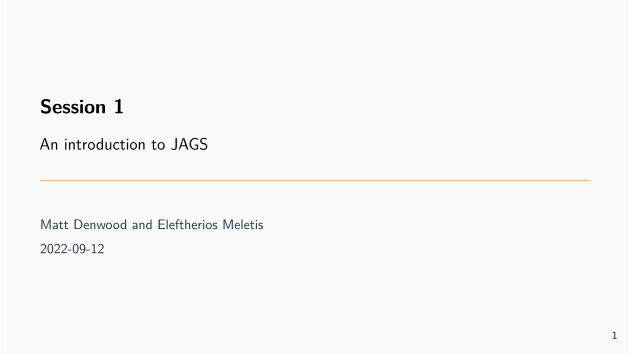

Reproduce this figure in R.
params <-
list(presentation = TRUE)

#' ---
#' title: Session 1
#' subtitle: An introduction to JAGS
#' date: "2022-09-12"
#' author:
#'   - Matt Denwood and Eleftherios Meletis
#' theme: metropolis
#' aspectratio: 169
#' colortheme: seahorse
#' header-includes: 
#'   - \input{preamble}
#' params:
#'   presentation: TRUE
#' output:
#'   beamer_presentation:
#'       pandoc_args: ["-t", "beamer"]
#'       slide_level: 2
#'   html_document: default
#' ---
#' 
## ----setup, include=FALSE-----------------------------------------------------
source("setup.R")

#' 
#' 
#' # Background
#' 
#' 
#' ## Diagnostic test evaluation: with gold standard = simple! {.fragile}
#' 
#' 
## -----------------------------------------------------------------------------
library("tidyverse")
se <- c(1, 0.6)
sp <- c(1, 0.9)
N <- 1000
prevalence <- 0.25

data <- tibble(Status = rbinom(N, 1, prevalence)) %>%
  mutate(Test1 = rbinom(N, 1, se[1]*Status + (1-sp[1])*(1-Status))) %>%
  # Which is the same as:
  mutate(Test1 = Status) %>%
  mutate(Test2 = rbinom(N, 1, se[2]*Status + (1-sp[2])*(1-Status)))

(twoXtwo <- with(data, table(Status, Test2)))

#' 
#' . . .
#' 
## -----------------------------------------------------------------------------
(sensitivity <- twoXtwo[2,2] / sum(twoXtwo[2,1:2]))
(specificity <- twoXtwo[1,1] / sum(twoXtwo[1,1:2]))

#' 
#' 
#' ## Diagnostic test evaluation: no gold standard
#' 
#' Now we have both values of sensitivity and specificity <1...
#' 
## -----------------------------------------------------------------------------
se <- c(0.9, 0.6)
sp <- c(0.95, 0.9)
N <- 1000
prevalence <- 0.25

data <- tibble(Status = rbinom(N, 1, prevalence)) %>%
  mutate(Test1 = rbinom(N, 1, se[1]*Status + (1-sp[1])*(1-Status))) %>%
  mutate(Test2 = rbinom(N, 1, se[2]*Status + (1-sp[2])*(1-Status)))

with(data, table(Status, Test1))
with(data, table(Status, Test2))

#' 
#' ---
#' 
#' In real life we don't know what `Status` is...
#' 
## -----------------------------------------------------------------------------
(twoXtwo <- with(data, table(Test1, Test2)))

(sensitivity_1 <- twoXtwo[2,2] / sum(twoXtwo[1:2,2]))
(sensitivity_2 <- twoXtwo[2,2] / sum(twoXtwo[2,1:2]))
(specificity_1 <- twoXtwo[1,1] / sum(twoXtwo[1:2,1]))
(specificity_2 <- twoXtwo[1,1] / sum(twoXtwo[1,1:2]))

#' . . .
#' 
#' So we will *always* under-estimate the Se and Sp of both tests!
#' 
#' ## The solution
#' 
#' - We need to assess the sensitivity and specificity of both tests against the true (but unknown) `Status` of each individual
#' 
#' - This unknown `Status` is called the `latent class`
#'   - Therefore we need to run a `latent class model` ...
#' 
#' . . .
#' 
#' - How can we implement a latent class model?
#'   - Frequentist statistical methods:
#'       - possible, but difficult
#'   - Bayesian statistical methods:
#'       - easier and much more commonly done!
#' 
#' 
#' ## Learning outcomes
#' 
#' By the end of the course you should be able to:
#' 
#' - Understand what a latent class model is, and how they can be used for diagnostic test evaluation
#' 
#' - Run basic latent class models using R and JAGS for real-world problems
#' 
#' - Interpret the results
#' 
#' - Understand the nuances and complexities associated with these types of analysis and the interpretation of the `latent class`
#' 
#' # Revision
#' 
#' ## Bayes Rule
#' 
#' Bayes' theorem is at the heart of Bayesian statistics:
#' 
#' $$P(\theta|Y) = \frac{P(\theta)\times P(Y|\theta)}{P(Y)}$$
#' 
#' . . .
#' 
#' Where:  $\theta$ is our parameter value(s);
#' 
#' $Y$ is the data that we have observed;
#' 
#' $P(\theta|Y)$ is the posterior probability of the parameter value(s);
#' 
#' $P(\theta)$ is the prior probability of the parameters;
#' 
#' $P(Y|\theta)$ is the likelihood of the data given the parameters value(s);
#' 
#' $P(Y)$ is the probability of the data, integrated over parameter space.
#' 
#' ---
#' 
#' - In practice we usually work with the following:
#' 
#' $$P(\theta|Y) \propto P(\theta)\times P(Y|\theta)$$
#' 
#' . . .
#' 
#' - Our Bayesian posterior is therefore always a combination of the likelihood of the data, and the parameter priors
#' 
#' - But for more complex models the distinction between what is 'data' and 'parameters' can get blurred!
#' 
#' ## MCMC
#' 
#' - A way of obtaining a numerical approximation of the posterior
#' 
#' - Highly flexible
#' 
#' - Not inherently Bayesian but most widely used in this context
#' 
#' - Assessing convergence is essential, otherwise we may not be summarising the true posterior
#' 
#' - Our chains are correlated so we need to consider the effective sample size
#' 
#' ## Bayesian MCMC vs Frequentist ML
#' 
#' Advantages:
#' 
#' - Very flexible modelling framework
#' - More natural interpretation of confidence intervals (credible intervals)
#' - Ability to incorporate prior information
#' 
#' . . .
#' 
#' Disadvantages:
#' 
#' - More computationally intensive
#' - More emphasis on the practictioner to ensure the output is reliable
#' - Requirement to incorporate prior information
#' 
#' 
#' ## Everyone up to speed?
#' 
#' Any questions so far?  
#' 
#' Anything unclear?
#' 
#' 
#' ## Practical points
#' 
#' Each session has 2 versions:
#' 
#' - .html = the main file for you guys (includes exercises + solutions, code is copy/pasteable)
#' 
#' - .pdf = presentation (probably best to ignore this as the html has the same content)
#' 
#' . . .
#' 
#' Other files (e.g. data) required for a specific session will be in the same folders as the .html files
#' 
#' . . . 
#' 
#' You should completely ignore the ignore_this_folder folders!!
#' 
#'   
#' # Session 1: A practical introduction to MCMC
#' 
#' ## MCMC in Practice
#' 
#' - We can write a Metropolis algorithm ourselves, but this is complex and inefficient
#' 
#' - There are a number of general purpose languages that allow us to define the problem and leave the details to the software:
#' 
#'   * WinBUGS/OpenBUGS
#'     * Bayesian inference Using Gibbs Sampling
#'   * JAGS
#'     * Just another Gibbs Sampler
#'   * Stan
#'     * Named in honour of Stanislaw Ulam, pioneer of the Monte Carlo method
#' 
#' ## JAGS
#' 
#' - JAGS uses the BUGS language
#' 
#'   * This is a declarative (non-procedural) language
#'   * The order of statements does not matter
#'   * The compiler converts our model syntax into an MCMC algorithm with appropriately defined likelihood and prior
#'   * You can only define each variable once!!!
#' 
#' . . .
#' 
#' - Different ways to run JAGS from R:
#' 
#'   - rjags, runjags, R2jags, jagsUI
#' 
#' - See http://runjags.sourceforge.net/quickjags.html
#'   * This is also in the GitHub folder
#' 
#' ---
#' 
#' A simple JAGS model might look like this:
#' 
## ----include=FALSE------------------------------------------------------------
model_definition <- "model{
  # Likelihood part:
  Positives ~ dbinom(prevalence, N)
  
  # Prior part:
  prevalence ~ dbeta(1, 1)
  
  # Hooks for automatic integration with R:
  #data# Positives, N
  #monitor# prevalence
  #inits# prevalence
}
"
cat(model_definition, file='basicjags.txt')

#' 
## ----comment='', echo=FALSE---------------------------------------------------
cat(model_definition, sep='\n')

#' 
#' ---
#' 
#' There are two model statements:
#' 
#' - The first:
## ----eval=FALSE---------------------------------------------------------------
## Positives ~ dbinom(prevalence, N)

#' states that the number of `Positive` test samples is Binomially distributed with probability parameter `prevalence` and total trials `N`
#' 
#' . . .
#' 
#' - The second:
## ----eval=FALSE---------------------------------------------------------------
## prevalence ~ dbeta(1,1)

#' states that our prior probability distribution for the parameter `prevalence` is Beta(1,1), which is the same as Uniform(0,1)
#' 
#' . . .
#' 
#' These are very similar to the likelihood and prior functions defined in the preparatory exercise (although this prior is less informative)
#' 
#' ---
#' 
#' The other lines in this model:
#' 
## ----eval=FALSE---------------------------------------------------------------
## #data# Positives, N
## #monitor# prevalence
## #inits# prevalence

#' are automated hooks that are only used by runjags
#' 
#' . . .
#' 
#' Compared to our Metropolis algorithm, this JAGS model is:
#' 
#'   * Eaiser to write and understand
#'   * More efficient (lower autocorrelation)
#'   * Faster to run
#' 
#' ---
#' 
#' To run this model, copy/paste the code above into a new text file called "basicjags.txt" in the same folder as your current working directory.  Then run:
#' 
## -----------------------------------------------------------------------------
library('runjags')

# data to be retrieved by runjags
Positives <- 70
N <- 100

# initial values to be retrieved by runjags:
prevalence <- list(chain1=0.05, chain2=0.95)

#' 
## ----include=FALSE------------------------------------------------------------
runjags.options(silent.jags=TRUE)

#' 
## ----message=FALSE, warning=FALSE, results='hide'-----------------------------
results <- run.jags('basicjags.txt', n.chains=2, burnin=5000, sample=10000)

#' 
#' . . .
#' 
#' NOTE: if you have R version 4.2.x and runjags version 2.2.1 then you will see some warnings here - they can be ignored!
#' 
#' First check the plots for convergence:
#' 
## ----eval=FALSE, include=TRUE-------------------------------------------------
## plot(results)

#' 
## ----include=FALSE------------------------------------------------------------
pt <- plot(results)

#' 
#' ---
#' 
#' Trace plots: the two chains should be stationary:
#' 
## ----echo=FALSE---------------------------------------------------------------
print(pt[[1]])

#' 
#' ---
#' 
#' ECDF plots: the two chains should be very close to each other:
#' 
## ----echo=FALSE---------------------------------------------------------------
print(pt[[2]])

#' 
#' ---
#' 
#' Histogram of the combined chains should appear smooth:
#' 
## ----echo=FALSE---------------------------------------------------------------
print(pt[[3]])

#' 
#' ---
#' 
#' Autocorrelation plot tells you how well behaved the model is:
#' 
## ----echo=FALSE---------------------------------------------------------------
print(pt[[4]])

#' 
#' ---
#' 
#' Note:  for multiple parameters, use the 'back' button to cycle through plots!
#' 
#' . . .
#' 
#' Then check the effective sample size and Gelman-Rubin statistic:
#' 
## -----------------------------------------------------------------------------
results

#' 
#' 
#' Reminder:  we want SSeff > 1000 and psrf < 1.05
#' 
#' 
#' ## Introduction to practical sessions
#' 
#' Each practical session will consist of:
#' 
#'   1. Some general/philosophical points to consider
#'   2. One or more practical exercises to complete
#'   3. One or more additional (optional) exercise for those that finish the main exercise early
#' 
#' . . .
#' 
#' Consideration points are given in the PDF
#' 
#' The exercises (and solutions) are only in the HTML versions
#' 
#' - - -
#' 
#' - We have approximately 30-60 mins per practical session
#'   - If you need help just ask!
#'   - Otherwise we will walk around to see how you are getting on!
#' 
#' 
#' # Practical Session 1
#' 
#' ## Points to consider
#' 
#' 1. What are the advantages and disadvantages of Bayesian MCMC relative to more standard frequentist likelihood-based methods?
#' 
#' 2. `Identifiability` refers to the ability of a model to extract useful information from a dataset for a particular set of parameters. What 3 things affect whether or not a model/parameter will be identifiable?
#' 
#' The exercises (and solutions) can be found in Session_1.html!
#' 
#' 
#' `r if(params$presentation) {"\\begin{comment}"}`
#' 
#' ## Exercise 1 {.fragile}
#' 
#' Follow these steps to run the basic JAGS model given above:
#' 
#' - Create a new text file in RStudio by clicking on `File` then `New File` then `Text file`
#' 
#' - Copy the following model definition into this text file:
#' 
## ----comment='', echo=FALSE---------------------------------------------------
cat(model_definition, sep='\n')
cat(model_definition, sep='\n', file='basicjags.txt')

#' 
#' - Save the file as `basicjags.txt` in a folder where you can find it again
#' 
#' - Set your R working directory to the same folder, by clicking on `Session` then `Set Working Directory` then `Choose Directory` and choosing the folder location
#' 
#' - Create a new R file in RStudio by clicking on `File` then `New File` then `R script`, and save the file as e.g. `Session 1 exercises.R` in the same folder
#' 
#' - Copy and paste the following R code into this R script file:
#' 
## ----eval=FALSE---------------------------------------------------------------
## library('runjags')
## 
## # data to be retrieved by runjags
## Positives <- 70
## N <- 100
## 
## # initial values to be retrieved by runjags:
## prevalence <- list(chain1=0.05, chain2=0.95)
## 
## # run the model:
## results <- run.jags('basicjags.txt', n.chains=2, burnin=5000, sample=10000)
## 
## # check convergence based on trace plots:
## plot(results)
## 
## # check effective sample size and psrf, and then interpret results:
## results

#' 
#' - Take your time to play around with this code and make sure that (1) it works, and (2) you know what is going on
#' 
#' - Change the initial values for prevalence to 0.5 in both chains. Does it make a difference to the output?
#' 
#' - Change the number of samples to e.g. 50000 or 100 - what difference does this make?
#' 
#' - Ask for help if you have problems!
#' 
#' 
#' ### Solution 1 {.fragile}
#' 
#' The result of running your R code should look like this (where lines starting with `##` show the output of running that line of code):
#' 
## -----------------------------------------------------------------------------
# run the model:
results <- run.jags('basicjags.txt', n.chains=2, burnin=5000, sample=10000)

# Note: this is only commented out to save space in the exercise file!
# plot(results)

# check convergence and effective sample size, and then interpret results:
results

#' 
## ----echo=FALSE---------------------------------------------------------------
cleanup <- c(cleanup, "basicjags.txt")

#' 
#' Convergence is assessed in two ways:  firstly from the trace plots, and secondly from the psrf (which is the Gelman-Rubin statistic).  The effective sample size is SSeff.  Once you are happy that the model has converged and has enough of a sample size, then you can interpret the results (typically median and 95% confidence interval estimates).
#' 
#' We can change the initial values like so:
#' 
## -----------------------------------------------------------------------------
# initial values to be retrieved by runjags:
prevalence <- list(chain1=0.5, chain2=0.5)

# run the model:
results <- run.jags('basicjags.txt', n.chains=2, burnin=5000, sample=10000)

# Note: this is only commented out to save space in the exercise file!
# plot(results)
# check convergence and effective sample size, and then interpret results:
results

#' 
#' This only makes a very small difference to the inference, because the model converges (and we remove burnin) in either case. The posteriors being independent of the initial values is a key assumption of using MCMC!  But remember that there will always be a small difference because MCMC is an inherently random method.  We just need to make sure that the effective sample size is high enough that this inherent randomness does not impact our inference (at least not when rounding to a sensible number of significant figures!).
#' 
#' Increasing the number of samples to 50000 improves the effective sample size, and therefore reduces the small random changes in the posterior inference, but also takes longer to run.  Reducing the number of samples to 100 results in an effective sample size that is too small and therefore we get unreliable estimates that change every time the model is run!
#' 
#' ## Exercise 2 {.fragile}
#' 
#' We can fit the same model using frequentist maximum likelihood methods like this:
#' 
## -----------------------------------------------------------------------------
Positives <- 70
N <- 100

# We can time how long this takes manually:
system.time({
  # The equivalent model to JAGS:
  freq_model <- glm(cbind(Positives, N-Positives) ~ 1, family=binomial)
})

# The intercept of the GLM is on the logit scale, so we need to take the inverse logit transform to get the prevalence:
plogis(coef(freq_model))
plogis(confint(freq_model))

## ----echo=FALSE---------------------------------------------------------------
med1 <- as.numeric(summary(results)["prevalence","Median"])

#' 
#' Compare the results from the JAGS model and the frequentist model:
#'   - Are there any differences in the inference?
#'   - What about if you change the data to 7 positives out of 10?
#'   - Are there any practical differences between JAGS and standard GLM models?
#'   
#' Change the priors for the JAGS model from Beta(1,1) to Beta(20,1)
#'   - How does this affect the inference?
#' 
#' 
#' ### Solution 2 {.fragile}
#' 
#' The prevalence estimate and 95% CI from the frequentist method is `r round(plogis(coef(freq_model)),2)` (`r round(plogis(confint(freq_model))[1],2)` - `r round(plogis(confint(freq_model))[2],2)`).  The equivalent estimates from the Bayesian method are:
#' 
## -----------------------------------------------------------------------------
summary(results)["prevalence", c("Median","Lower95","Upper95")]

#' 
#' These are extremely close to each other in this case, although the same is not true with a smaller sample size:
#' 
## -----------------------------------------------------------------------------
Positives <- 7
N <- 10

# Frequentist analysis:
freq_model <- glm(cbind(Positives, N-Positives) ~ 1, family=binomial)
plogis(coef(freq_model))
plogis(confint(freq_model))

# Bayesian analysis:
results <- run.jags('basicjags.txt', n.chains=2, burnin=5000, sample=10000)

# Note: this is only commented out to save space in the exercise file!
# plot(results)
results

## ----echo=FALSE---------------------------------------------------------------
med2 <- as.numeric(summary(results)["prevalence","Median"])

#' 
#' Notice that the median estimate for the Bayesian model has shifted from `r med1` to `r med2`, despite the maximum likelihood estimate remaining the same (0.7). This is due to the relatively larger impact of priors with smaller datasets.  All Bayesian models *must* include priors - even when you don't want to. We will return to this concept later today.
#' 
#' There is also a conceptual difference in the interpretation of the confidence intervals vs credible intervals - this is actually much easier when you are Bayesian!
#' 
#' The major downside of using MCMC is that it takes longer to run (glm runs in a few thousands of a second, whereas JAGS takes a few tenths of a second).  The other downside is that you have to check convergence and effective sample size manually, which is not the case for using glm().
#' 
#' 
#' ## Exercise 3 {.fragile}
#' 
#' Up to now we have ignored issues of diagnostic test sensitivity and specificity.  Usually, however, we do not have a perfect test, so we do not know how many are truly positive or truly negative, rather than just testing positive or negative.  But we know that:
#' 
#' $$Prev_{obs} = (Prev_{true}\times Se) + ((1-Prev_{true})\times (1-Sp))$$
#' $$\implies Prev_{true} = \frac{Prev_{obs}-(1-Sp)}{Se-(1-Sp)}$$
#' 
#' [The second equation assumes that the observed prevalence and sensitivity are both higher than 1 minus the specificity!]
#' 
#' Using JAGS allows us to add this additional complexity to our models by including a parameter for true prevalence that is related to observed prevalence by sensitivity and specificity parameters:
#' 
## ----include=FALSE------------------------------------------------------------
model_definition_obsprev <- "model{
  # Likelihood part:
  Positives ~ dbinom(observed_prevalence, N)
  
  # Intermediate calculations:
  observed_prevalence <- sensitivity * prevalence + (1-specificity) * (1-prevalence)
  
  # Prior part:
  sensitivity ~ dbeta(1, 1)
  specificity ~ dbeta(1, 1)
  prevalence ~ dbeta(1, 1)
  
  # Hooks for automatic integration with R:
  #data# Positives, N
  #monitor# prevalence, sensitivity, specificity, observed_prevalence
  #inits# prevalence, sensitivity, specificity
}
"
cat(model_definition_obsprev, file='obsprevmodel.txt')

#' 
## ----comment='', echo=FALSE---------------------------------------------------
cat(model_definition_obsprev, sep='\n')
cleanup <- c(cleanup, "obsprevmodel.txt")

#' 
#' Copy this model to "obsprevmodel.txt" and run it yourself in JAGS.  Here is some additional R code that you will need:
#' 
## ---- eval=FALSE--------------------------------------------------------------
## Positives <- 70
## N <- 100
## 
## # initial values to be retrieved by runjags:
## prevalence <- list(chain1=0.05, chain2=0.95)
## sensitivity <- list(chain1=0.95, chain2=0.05)
## specificity <- list(chain1=0.05, chain2=0.95)

#' 
#' - Make sure that the chains have converged and that your effective sample size is sufficient. Remember that now you have multiple monitored variables, so you need to cycle through the plots using the *back* and *forward* arrows on the plot window. The very last plot is a cross-correlation plot, which shows the pairwise correlation between the estimated parameter values. What do you notice about this?
#' 
#' - Look at the posteriors for the 4 parameters of interest.  What do you notice about identifiability?
#' 
#' - Now set the sensitivity and specificity parameters to fixed values of 80% and 99% by commenting out the `sensitivity ~ dbeta(1, 1)` line and adding `sensitivity <- 0.8` in the model, and similarly commenting out the `specificity ~ dbeta(1, 1)` line and adding `specificity <- 0.99` in the model (you will also need to remove sensitivity and specificity from the #inits# line). What happens to identifiability now?
#' 
#' 
#' ### Solution 3 {.fragile}
#' 
## -----------------------------------------------------------------------------
Positives <- 70
N <- 100

# initial values to be retrieved by runjags:
prevalence <- list(chain1=0.05, chain2=0.95)

# run the model:
results <- run.jags('obsprevmodel.txt', n.chains=2, burnin=5000, sample=10000)

# Note: this is only commented out to save space in the exercise file!
# plot(results)
# check convergence and effective sample size, and then interpret results:
results

#' 
#' Convergence is OK and the sample size is sufficient for all parameters. The cross-correlation plot shows that the observed_prevalence parameter estimates are not correlated with those of the other parameters (green colours). However, the prevalence, sensitivity and specificity all show positive cross-correlation (yellow colours). Non-zero (i.e. either negative or positive) cross-correlation between parameters is a symptom of reduced identifiability of these parameters within the model. This is what causes the lower SSeff for these parameters relative to the observed prevalence parameter.
#' 
#' The posterior for `observed_prevalence` is the same as for `prevalence` in the old model.  But the posteriors for the new (true) `prevalence`, `sensitivity` and `specificity` are extremely wide!  The model is only able to identify the `observed_prevalence`, and not the other three parameters.  This is also reflected in the effective sample sizes.  There is simply not enough information to disentangle them - persuade yourself this is true by considering the following possibilities:
#' 
#'   - Is prevalence zero but the test is not very specific?
#'   - Is prevalence 100% but the test is not very sensitive?
#'   - Or anywhere in between?
#' 
#' The answer is that all are possible.  But we can make prevalence identifiable by fixing sensitivity and specificity:
#' 
## ----include=FALSE------------------------------------------------------------
model_definition_obsprev <- "model{
  # Likelihood part:
  Positives ~ dbinom(observed_prevalence, N)
  
  # Intermediate calculations:
  observed_prevalence <- sensitivity * prevalence + (1-specificity) * (1-prevalence)
  
  # Prior part:
  #sensitivity ~ dbeta(1, 1)
  #specificity ~ dbeta(1, 1)
  sensitivity <- 0.8
  specificity <- 0.99
  prevalence ~ dbeta(1, 1)

  # Hooks for automatic integration with R:
  #data# Positives, N
  #monitor# prevalence, sensitivity, specificity, observed_prevalence
  #inits# prevalence
}
"
cat(model_definition_obsprev, file='obsprevmodel_fixsesp.txt')

#' 
## ----comment='', echo=FALSE---------------------------------------------------
cat(model_definition_obsprev, sep='\n')
cleanup <- c(cleanup, "obsprevmodel_fixsesp.txt")

#' 
## -----------------------------------------------------------------------------
results <- run.jags('obsprevmodel_fixsesp.txt', n.chains=2, burnin=5000, sample=10000)
results

#' Note that the true prevalence is estimated to be higher than the observed prevalence, because the test has a relatively low sensitivity.
#' 
#' If we don't want to fix sensitivity/specificity at specific values (which is generally a bad idea!) then we can give them a strong prior instead.  We will come back to this idea later!
#' 
#' 
#' 
#' ## Optional Exercise A {.fragile}
#' 
#' - Change the number of chains to 1 and 4
#'   
#'   * Remember that you will also need to change the initial values
#'   * What affect does having different numbers of chains have?
#' 
#' - Try using the `run.jags` argument `method='parallel'` - what affect does this have?
#' 
#' 
#' ### Solution A {.fragile}
#' 
#' The chains argument can be any positive integer, but you need to make sure that the number of initial values provided is consistent.  For example:
#' 
## -----------------------------------------------------------------------------
prevalence <- list(chain1=0.05)
sensitivity <- list(chain1=0.95)
specificity <- list(chain1=0.05)

results1 <- run.jags('obsprevmodel.txt', n.chains=1)
results1

prevalence <- list(chain1=0.05, chain2=0.4, chain3=0.6, chain4=0.95)
sensitivity <- list(chain1=0.95, chain2=0.75, chain3=0.25, chain4=0.05)
specificity <- list(chain1=0.05, chain2=0.25, chain3=0.75, chain2=0.95)
results4 <- run.jags('obsprevmodel.txt', n.chains=4)
results4

#' 
#' There are two differences:  firstly it is not possible to assess the psrf with only 1 chain (and it is harder to assess convergence generally), and secondly the effective sample size is higher with more chains as the samples are pooled (e.g. 10000 samples from 4 chains is 40000 samples).  So more chains is better.
#' 
#' The downside is that more chains take longer to run.  But we can offset this by parallelising:
#' 
## -----------------------------------------------------------------------------
results4p <- run.jags('obsprevmodel.txt', n.chains=4, method='parallel')
results4p

#' 
#' Each chain is run in parallel, so as long as you have at least as many processors as chains then you will reduce the run time.  [Note: the run time is not reduced for this example because the model already runs very quickly and there is a small fixed overhead cost with parallelising chains, but for models that take longer to run you would see a benefit]
#'   
#' There are a large number of other options to runjags.  Some highlights:
#' 
#'   - The method can be parallel or background or bgparallel
#'   - You can use extend.jags to continue running an existing model (e.g. to increase the sample size)
#'   - You can use coda::as.mcmc.list to extract the underlying MCMC chains (for one more more partially matched variable name)
#'   - You can use the summary() method to extract summary statistics (for one more more partially matched variable name)
#'     * See `?summary.runjags` and `?runjagsclass` for more information
#' 
#' ## Optional excersie B {.fragile}
#' 
#' There are three other ways of writing this type of model.  Using the simplest model as a template:
#' 
## ----comment='', echo=FALSE---------------------------------------------------
cat(model_definition, sep='\n')

#' 
#' We can replace:
#' 
## ---- eval=FALSE--------------------------------------------------------------
## Positives ~ dbinom(prevalence, N)

#' 
#' with:
#' 
## ---- eval=FALSE--------------------------------------------------------------
## for(i in 1:N){
##   Result[i] ~ dbern(prevalence)
## }

#' 
#' or:
#' 
## ---- eval=FALSE--------------------------------------------------------------
## for(i in 1:N){
##   NegativePositive[i] ~ dcat(prevalence[1:2])
## }
## observed_probabilities[2] <- prevalence
## observed_probabilities[1] <- 1 - prevalence

#' 
#' or:
#' 
## ---- eval=FALSE--------------------------------------------------------------
## Tally[1:2] ~ dmulti(observed_probabilities[1:2], N)
## 
## observed_probabilities[2] <- prevalence
## observed_probabilities[1] <- 1 - prevalence

#' 
#' In each case the data is different:
#' - `dbern` needs the response to be a vector of 0 and 1 reflecting test results for individuals, but uses the same probability as dbinom
#' - `dcat` needs the response to be a vector of 1 and 2 reflecting the outcome (1=negative, 2=positive) of the test, and uses a pair of probabilities reflecting the probability of being negative and probability of being positive
#' - `dmulti` needs the response to be a Tally of the total number of negative tests and positive tests, and uses the same pair of probabilities as `dcat`
#' 
#' Try to implement these models in JAGS, and see what difference it makes to (a) the model inference, and (b) the amount of time that the model takes to run.
#' 
#' What are the advantages and disadvantages of each approach?
#' 
#' ### Solution B {.fragile}
#' 
#' Here is the model for dbern:
#' 
## ----include=FALSE------------------------------------------------------------
model_definition <- "model{
  # Likelihood part:
  for(i in 1:N){
    Result[i] ~ dbern(prevalence)
  }
  
  # Prior part:
  prevalence ~ dbeta(1, 1)
  
  # Hooks for automatic integration with R:
  #data# Result, N
  #monitor# prevalence
  #inits# prevalence
}
"
cat(model_definition, file='dbernmodel.txt')

#' 
## ----comment='', echo=FALSE---------------------------------------------------
cat(model_definition, sep='\n')
cleanup <- c(cleanup, "dbernmodel.txt")

#' 
#' And the necessary R code:
#' 
## -----------------------------------------------------------------------------
Positives <- 70
N <- 100

# initial values to be retrieved by runjags:
prevalence <- list(chain1=0.05, chain2=0.95)
sensitivity <- list(chain1=0.95, chain2=0.05)
specificity <- list(chain1=0.05, chain2=0.95)

Result <- c(rep(0, N-Positives), rep(1, Positives))
stopifnot(sum(Result)==Positives)
dbern_results <- run.jags('dbernmodel.txt', n.chains=2)

#' 
#' Here is the model for dcat:
#' 
## ----include=FALSE------------------------------------------------------------
model_definition <- "model{
  # Likelihood part:
  for(i in 1:N){
    NegativePositive[i] ~ dcat(observed_probabilities[1:2])
  }
  observed_probabilities[2] <- prevalence
  observed_probabilities[1] <- 1 - prevalence

  # Prior part:
  prevalence ~ dbeta(1, 1)
  
  # Hooks for automatic integration with R:
  #data# NegativePositive, N
  #monitor# prevalence
  #inits# prevalence
}
"
cat(model_definition, file='dcatmodel.txt')

#' 
## ----comment='', echo=FALSE---------------------------------------------------
cat(model_definition, sep='\n')
cleanup <- c(cleanup, "dcatmodel.txt")

#' 
#' And the necessary R code:
#' 
## -----------------------------------------------------------------------------
NegativePositive <- c(rep(1, N-Positives), rep(2, Positives))
dcat_results <- run.jags('dcatmodel.txt', n.chains=2)

#' 
#' And here is the model for dmulti:
#' 
## ----include=FALSE------------------------------------------------------------
model_definition <- "model{
  # Likelihood part:
  Tally[1:2] ~ dmulti(observed_probabilities[1:2], N)

  observed_probabilities[2] <- prevalence
  observed_probabilities[1] <- 1 - prevalence
 
  # Prior part:
  prevalence ~ dbeta(1, 1)
  
  # Hooks for automatic integration with R:
  #data# Tally, N
  #monitor# prevalence
  #inits# prevalence
}
"
cat(model_definition, file='dmultimodel.txt')

#' 
## ----comment='', echo=FALSE---------------------------------------------------
cat(model_definition, sep='\n')
cleanup <- c(cleanup, "dmultimodel.txt")

#' 
#' And the necessary R code:
#' 
## -----------------------------------------------------------------------------
Tally <- c(N-Positives, Positives)
stopifnot(sum(Tally)==N)
dmulti_results <- run.jags('dmultimodel.txt', n.chains=2)

#' 
#' And the results from each of them:
#' 
## -----------------------------------------------------------------------------
dbern_results
dcat_results
dmulti_results

#' 
#' The key points are:
#' 
#'   - The posteriors are the same - these are the same model just formulated differently!
#'   - The dcat and dbern versions take longer to run due to the loop
#'   - The dcat and dbern versions would allow us to fit individual-level predictors to prevalence
#'   - The advantage of dcat and dmulti is that we are not stuck with binary outcomes, i.e. we can have 3, 4, 5, etc different possible outcomes
#' 
#' You should also note that the dbern version has a higher effective sample size. The reason for this is that JAGS can use a conjugate sampler in this case; this outside the scope of this course but you can read up on what this means [here](https://en.wikipedia.org/wiki/Conjugate_prior))
#' 
#' If you are really interested in what kind of sampler JAGS is using for each parameter, you can always find out:
#' 
## -----------------------------------------------------------------------------
extract(dbern_results, "samplers")
extract(dcat_results, "samplers")
extract(dmulti_results, "samplers")

#' 
#' But the internal mechanisms of JAGS is well outside the scope of this course!
#' 
#' `r if(params$presentation) {"\\end{comment}"}`
#' 
#' ## Summary {.fragile}
#' 
#' - MCMC allows flexibility in models BUT requires more computational resource and user awareness
#'   * Convergence
#'   * Effective sample size
#' 
#' - Bayesian methods allow priors to be used BUT necessitate that priors are used
#' 
#' - Models are less likely to be identifiable if they:
#'   * Are more complex
#'   * Have less informative priors
#'   * Do not have sufficient data
#' 
#' - There is often a disparity between the model we would like to run and the model we can run given the data available
#' 
#' 
## ----include=FALSE------------------------------------------------------------
unlink(cleanup)
